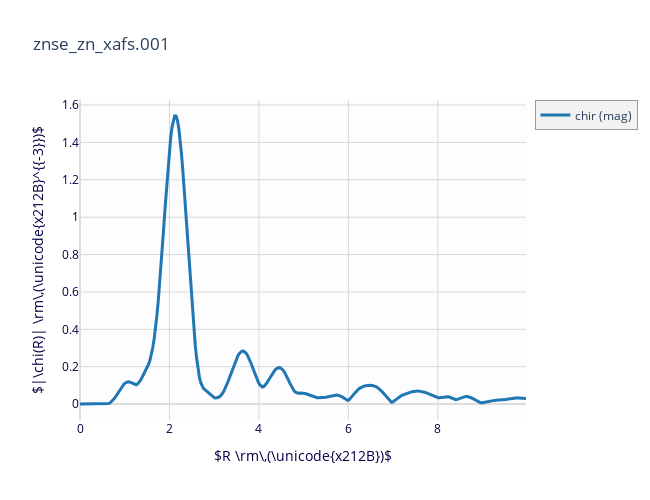

Source (notebook cell):
### Code cell
# step 3: set transform / fit ranges
trans = feffit_transform(kmin=3, kmax=12, kweight=2, dk=4, window='kaiser', rmin=1.0, rmax=3.0)
xftf(data, kmin=3, kmax=12, kweight=2, dk=4, window='kaiser')
fig3 = plot_chir(data)

### Figure 1 — Plotly figure (JSON) as saved in the notebook; plotly's stock layout.template omitted (floating-point values rounded to 4 significant figures; data arrays with more than 128 entries replaced by an {"elided": "..."} marker saying what was removed)
{"data": [{"line": {"color": "#1f77b4", "width": 3}, "name": "chir (mag)", "type": "scatter", "uid": "29223772-3e27-4972-a49d-33fa5e3fd854", "x": {"elided": "326 float values"}, "y": {"elided": "326 float values"}}], "layout": {"height": 500, "hovermode": "closest", "legend": {"bgcolor": "#F2F2F2", "borderwidth": 0.5}, "plot_bgcolor": "#FDFDFF", "showlegend": true, "title": {"text": "znse_zn_xafs.001"}, "width": 650, "xaxis": {"color": "#004", "gridcolor": "#D8D8D8", "showgrid": true, "title": {"text": "$R \\rm\\,(\\unicode{x212B})$"}, "zerolinecolor": "#DDD"}, "yaxis": {"color": "#004", "gridcolor": "#D8D8D8", "showgrid": true, "title": {"text": "$|\\chi(R)| \\rm\\,(\\unicode{x212B}^{{-3}})$"}, "zerolinecolor": "#DDD"}}}
